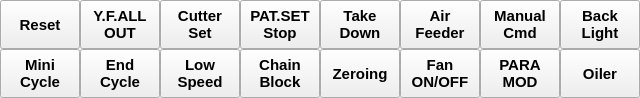
           <widget class="QWidget" name="m_wgtMacro" native="true">
            <property name="minimumSize">
             <size>
              <width>0</width>
              <height>95</height>
             </size>
            </property>
            <property name="maximumSize">
             <size>
              <width>16777215</width>
              <height>98</height>
             </size>
            </property>
            <layout class="QGridLayout" name="gridLayout_5">
             <property name="sizeConstraint">
              <enum>QLayout::SetDefaultConstraint</enum>
             </property>
             <property name="leftMargin">
              <number>0</number>
             </property>
             <property name="topMargin">
              <number>0</number>
             </property>
             <property name="rightMargin">
              <number>0</number>
             </property>
             <property name="bottomMargin">
              <number>0</number>
             </property>
             <property name="spacing">
              <number>0</number>
             </property>
             <item row="0" column="0">
              <widget class="QPushButton" name="btnMacro_1">
               <property name="sizePolicy">
                <sizepolicy hsizetype="Expanding" vsizetype="Expanding">
                 <horstretch>0</horstretch>
                 <verstretch>0</verstretch>
                </sizepolicy>
               </property>
               <property name="minimumSize">
                <size>
                 <width>0</width>
                 <height>0</height>
                </size>
               </property>
               <property name="maximumSize">
                <size>
                 <width>16777215</width>
                 <height>16777215</height>
                </size>
               </property>
               <property name="font">
                <font>
                 <pointsize>11</pointsize>
                 <weight>75</weight>
                 <bold>true</bold>
                </font>
               </property>
               <property name="styleSheet">
                <string notr="true"/>
               </property>
               <property name="text">
                <string>Reset</string>
               </property>
               <property name="checkable">
                <bool>true</bool>
               </property>
              </widget>
             </item>
             <item row="0" column="1">
              <widget class="QPushButton" name="btnMacro_2">
               <property name="sizePolicy">
                <sizepolicy hsizetype="Expanding" vsizetype="Expanding">
                 <horstretch>0</horstretch>
                 <verstretch>0</verstretch>
                </sizepolicy>
               </property>
               <property name="minimumSize">
                <size>
                 <width>0</width>
                 <height>0</height>
                </size>
               </property>
               <property name="maximumSize">
                <size>
                 <width>16777215</width>
                 <height>16777215</height>
                </size>
               </property>
               <property name="font">
                <font>
                 <pointsize>11</pointsize>
                 <weight>75</weight>
                 <bold>true</bold>
                </font>
               </property>
               <property name="styleSheet">
                <string notr="true"/>
               </property>
               <property name="text">
                <string>Y.F.ALL
OUT</string>
               </property>
               <property name="checkable">
                <bool>true</bool>
               </property>
               <property name="checked">
                <bool>false</bool>
               </property>
              </widget>
             </item>
             <item row="0" column="2">
              <widget class="QPushButton" name="btnMacro_3">
               <property name="sizePolicy">
                <sizepolicy hsizetype="Expanding" vsizetype="Expanding">
                 <horstretch>0</horstretch>
                 <verstretch>0</verstretch>
                </sizepolicy>
               </property>
               <property name="minimumSize">
                <size>
                 <width>0</width>
                 <height>0</height>
                </size>
               </property>
               <property name="maximumSize">
                <size>
                 <width>16777215</width>
                 <height>16777215</height>
                </size>
               </property>
               <property name="font">
                <font>
                 <pointsize>11</pointsize>
                 <weight>75</weight>
                 <bold>true</bold>
                </font>
               </property>
               <property name="styleSheet">
                <string notr="true"/>
               </property>
               <property name="text">
                <string>Cutter
Set</string>
               </property>
               <property name="checkable">
                <bool>true</bool>
               </property>
              </widget>
             </item>
             <item row="0" column="3">
              <widget class="QPushButton" name="btnMacro_4">
               <property name="sizePolicy">
                <sizepolicy hsizetype="Expanding" vsizetype="Expanding">
                 <horstretch>0</horstretch>
                 <verstretch>0</verstretch>
                </sizepolicy>
               </property>
               <property name="minimumSize">
                <size>
                 <width>0</width>
                 <height>0</height>
                </size>
               </property>
               <property name="maximumSize">
                <size>
                 <width>16777215</width>
                 <height>16777215</height>
                </size>
               </property>
               <property name="font">
                <font>
                 <pointsize>11</pointsize>
                 <weight>75</weight>
                 <bold>true</bold>
                </font>
               </property>
               <property name="styleSheet">
                <string notr="true"/>
               </property>
               <property name="text">
                <string>PAT.SET
Stop</string>
               </property>
               <property name="checkable">
                <bool>true</bool>
               </property>
              </widget>
             </item>
             <item row="0" column="4">
              <widget class="QPushButton" name="btnMacro_5">
               <property name="sizePolicy">
                <sizepolicy hsizetype="Expanding" vsizetype="Expanding">
                 <horstretch>0</horstretch>
                 <verstretch>0</verstretch>
                </sizepolicy>
               </property>
               <property name="minimumSize">
                <size>
                 <width>0</width>
                 <height>0</height>
                </size>
               </property>
               <property name="maximumSize">
                <size>
                 <width>16777215</width>
                 <height>16777215</height>
                </size>
               </property>
               <property name="font">
                <font>
                 <pointsize>11</pointsize>
                 <weight>75</weight>
                 <bold>true</bold>
                </font>
               </property>
               <property name="styleSheet">
                <string notr="true"/>
               </property>
               <property name="text">
                <string>Take
Down</string>
               </property>
               <property name="checkable">
                <bool>true</bool>
               </property>
              </widget>
             </item>
             <item row="0" column="5">
              <widget class="QPushButton" name="btnMacro_6">
               <property name="sizePolicy">
                <sizepolicy hsizetype="Expanding" vsizetype="Expanding">
                 <horstretch>0</horstretch>
                 <verstretch>0</verstretch>
                </sizepolicy>
               </property>
               <property name="minimumSize">
                <size>
                 <width>0</width>
                 <height>0</height>
                </size>
               </property>
               <property name="maximumSize">
                <size>
                 <width>16777215</width>
                 <height>16777215</height>
                </size>
               </property>
               <property name="font">
                <font>
                 <pointsize>11</pointsize>
                 <weight>75</weight>
                 <bold>true</bold>
                </font>
               </property>
               <property name="styleSheet">
                <string notr="true"/>
               </property>
               <property name="text">
                <string>Air
Feeder</string>
               </property>
               <property name="checkable">
                <bool>true</bool>
               </property>
              </widget>
             </item>
             <item row="0" column="6">
              <widget class="QPushButton" name="btnMacro_7">
               <property name="sizePolicy">
                <sizepolicy hsizetype="Expanding" vsizetype="Expanding">
                 <horstretch>0</horstretch>
                 <verstretch>0</verstretch>
                </sizepolicy>
               </property>
               <property name="minimumSize">
                <size>
                 <width>0</width>
                 <height>0</height>
                </size>
               </property>
               <property name="maximumSize">
                <size>
                 <width>16777215</width>
                 <height>16777215</height>
                </size>
               </property>
               <property name="font">
                <font>
                 <pointsize>11</pointsize>
                 <weight>75</weight>
                 <bold>true</bold>
                </font>
               </property>
               <property name="styleSheet">
                <string notr="true"/>
               </property>
               <property name="text">
                <string>Manual
Cmd</string>
               </property>
               <property name="checkable">
                <bool>true</bool>
               </property>
              </widget>
             </item>
             <item row="0" column="7">
              <widget class="QPushButton" name="btnMacro_8">
               <property name="sizePolicy">
                <sizepolicy hsizetype="Expanding" vsizetype="Expanding">
                 <horstretch>0</horstretch>
                 <verstretch>0</verstretch>
                </sizepolicy>
               </property>
               <property name="minimumSize">
                <size>
                 <width>0</width>
                 <height>0</height>
                </size>
               </property>
               <property name="font">
                <font>
                 <pointsize>11</pointsize>
                 <weight>75</weight>
                 <bold>true</bold>
                </font>
               </property>
               <property name="styleSheet">
                <string notr="true"/>
               </property>
               <property name="text">
                <string>Back
Light</string>
               </property>
               <property name="checkable">
                <bool>true</bool>
               </property>
              </widget>
             </item>
             <item row="1" column="0">
              <widget class="QPushButton" name="btnMacro_9">
               <property name="sizePolicy">
                <sizepolicy hsizetype="Expanding" vsizetype="Expanding">
                 <horstretch>0</horstretch>
                 <verstretch>0</verstretch>
                </sizepolicy>
               </property>
               <property name="minimumSize">
                <size>
                 <width>0</width>
                 <height>0</height>
                </size>
               </property>
               <property name="maximumSize">
                <size>
                 <width>16777215</width>
                 <height>16777215</height>
                </size>
               </property>
               <property name="font">
                <font>
                 <pointsize>11</pointsize>
                 <weight>75</weight>
                 <bold>true</bold>
                </font>
               </property>
               <property name="styleSheet">
                <string notr="true"/>
               </property>
               <property name="text">
                <string>Mini
Cycle</string>
               </property>
               <property name="checkable">
                <bool>true</bool>
               </property>
              </widget>
             </item>
             <item row="1" column="1">
              <widget class="QPushButton" name="btnMacro_10">
               <property name="sizePolicy">
                <sizepolicy hsizetype="Expanding" vsizetype="Expanding">
                 <horstretch>0</horstretch>
                 <verstretch>0</verstretch>
                </sizepolicy>
               </property>
               <property name="minimumSize">
                <size>
                 <width>0</width>
                 <height>0</height>
                </size>
               </property>
               <property name="maximumSize">
                <size>
                 <width>16777215</width>
                 <height>16777215</height>
                </size>
               </property>
               <property name="font">
                <font>
                 <pointsize>11</pointsize>
                 <weight>75</weight>
                 <bold>true</bold>
                </font>
               </property>
               <property name="styleSheet">
                <string notr="true"/>
               </property>
               <property name="text">
                <string>End
Cycle</string>
               </property>
               <property name="checkable">
                <bool>true</bool>
               </property>
              </widget>
             </item>
             <item row="1" column="2">
              <widget class="QPushButton" name="btnMacro_11">
               <property name="sizePolicy">
                <sizepolicy hsizetype="Expanding" vsizetype="Expanding">
                 <horstretch>0</horstretch>
                 <verstretch>0</verstretch>
                </sizepolicy>
               </property>
               <property name="minimumSize">
                <size>
                 <width>0</width>
                 <height>0</height>
                </size>
               </property>
               <property name="maximumSize">
                <size>
                 <width>16777215</width>
                 <height>16777215</height>
                </size>
               </property>
               <property name="font">
                <font>
                 <pointsize>11</pointsize>
                 <weight>75</weight>
                 <bold>true</bold>
                </font>
               </property>
               <property name="styleSheet">
                <string notr="true"/>
               </property>
               <property name="text">
                <string>Low
Speed</string>
               </property>
               <property name="checkable">
                <bool>true</bool>
               </property>
              </widget>
             </item>
             <item row="1" column="3">
              <widget class="QPushButton" name="btnMacro_12">
               <property name="sizePolicy">
                <sizepolicy hsizetype="Expanding" vsizetype="Expanding">
                 <horstretch>0</horstretch>
                 <verstretch>0</verstretch>
                </sizepolicy>
               </property>
               <property name="minimumSize">
                <size>
                 <width>0</width>
                 <height>0</height>
                </size>
               </property>
               <property name="maximumSize">
                <size>
                 <width>16777215</width>
                 <height>16777215</height>
                </size>
               </property>
               <property name="font">
                <font>
                 <pointsize>11</pointsize>
                 <weight>75</weight>
                 <bold>true</bold>
                </font>
               </property>
               <property name="styleSheet">
                <string notr="true"/>
               </property>
               <property name="text">
                <string>Chain
Block</string>
               </property>
               <property name="checkable">
                <bool>true</bool>
               </property>
              </widget>
             </item>
             <item row="1" column="4">
              <widget class="QPushButton" name="btnMacro_13">
               <property name="sizePolicy">
                <sizepolicy hsizetype="Expanding" vsizetype="Expanding">
                 <horstretch>0</horstretch>
                 <verstretch>0</verstretch>
                </sizepolicy>
               </property>
               <property name="minimumSize">
                <size>
                 <width>0</width>
                 <height>0</height>
                </size>
               </property>
               <property name="maximumSize">
                <size>
                 <width>16777215</width>
                 <height>16777215</height>
                </size>
               </property>
               <property name="font">
                <font>
                 <pointsize>11</pointsize>
                 <weight>75</weight>
                 <bold>true</bold>
                </font>
               </property>
               <property name="styleSheet">
                <string notr="true"/>
               </property>
               <property name="text">
                <string>Zeroing</string>
               </property>
               <property name="checkable">
                <bool>true</bool>
               </property>
              </widget>
             </item>
             <item row="1" column="5">
              <widget class="QPushButton" name="btnMacro_14">
               <property name="sizePolicy">
                <sizepolicy hsizetype="Expanding" vsizetype="Expanding">
                 <horstretch>0</horstretch>
                 <verstretch>0</verstretch>
                </sizepolicy>
               </property>
               <property name="minimumSize">
                <size>
                 <width>0</width>
                 <height>0</height>
                </size>
               </property>
               <property name="maximumSize">
                <size>
                 <width>16777215</width>
                 <height>16777215</height>
                </size>
               </property>
               <property name="font">
                <font>
                 <pointsize>11</pointsize>
                 <weight>75</weight>
                 <bold>true</bold>
                </font>
               </property>
               <property name="styleSheet">
                <string notr="true"/>
               </property>
               <property name="text">
                <string>Fan
ON/OFF</string>
               </property>
               <property name="checkable">
                <bool>true</bool>
               </property>
              </widget>
             </item>
             <item row="1" column="6">
              <widget class="QPushButton" name="btnMacro_15">
               <property name="sizePolicy">
                <sizepolicy hsizetype="Expanding" vsizetype="Expanding">
                 <horstretch>0</horstretch>
                 <verstretch>0</verstretch>
                </sizepolicy>
               </property>
               <property name="minimumSize">
                <size>
                 <width>0</width>
                 <height>0</height>
                </size>
               </property>
               <property name="maximumSize">
                <size>
                 <width>16777215</width>
                 <height>16777215</height>
                </size>
               </property>
               <property name="font">
                <font>
                 <pointsize>11</pointsize>
                 <weight>75</weight>
                 <bold>true</bold>
                </font>
               </property>
               <property name="styleSheet">
                <string notr="true"/>
               </property>
               <property name="text">
                <string>PARA
MOD</string>
               </property>
               <property name="checkable">
                <bool>true</bool>
               </property>
              </widget>
             </item>
             <item row="1" column="7">
              <widget class="QPushButton" name="btnMacro_16">
               <property name="sizePolicy">
                <sizepolicy hsizetype="Expanding" vsizetype="Expanding">
                 <horstretch>0</horstretch>
                 <verstretch>0</verstretch>
                </sizepolicy>
               </property>
               <property name="minimumSize">
                <size>
                 <width>0</width>
                 <height>0</height>
                </size>
               </property>
               <property name="font">
                <font>
                 <pointsize>11</pointsize>
                 <weight>75</weight>
                 <bold>true</bold>
                </font>
               </property>
               <property name="styleSheet">
                <string notr="true"/>
               </property>
               <property name="text">
                <string>Oiler</string>
               </property>
               <property name="checkable">
                <bool>true</bool>
               </property>
              </widget>
             </item>
            </layout>
           </widget>
